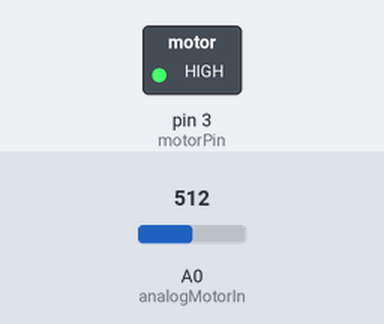
The sketch below on a simulated Arduino Uno, built with avr-gcc and run on an emulated ATmega328P. On the bench: switched loads named in the sketch (green lamp = pin HIGH). The inputs (shaded band) are chosen by the test bench; at power-on: A0 (analogMotorIn) = 512.

Above: at 3.8 s.
3.9 s: A0 (analogMotorIn) set to 6
7.8 s: A0 (analogMotorIn) set to 3
At 10.2 s:
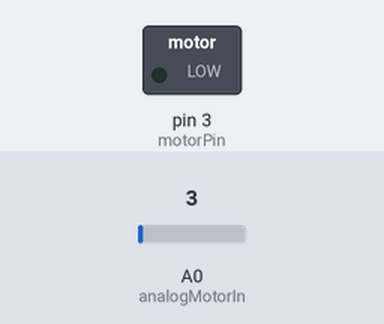
11.7 s: A0 (analogMotorIn) set to 122
At 12.5 s:
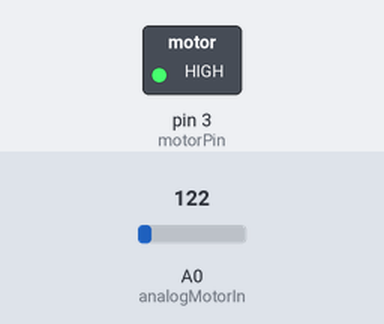
15.6 s: A0 (analogMotorIn) set to 0
At 18.3 s:
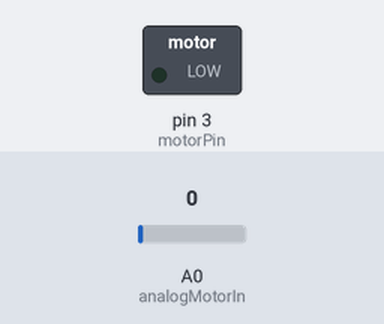
Timing chart, 0 to 19.8 s (numbered marks = the images above; inputs shaded):
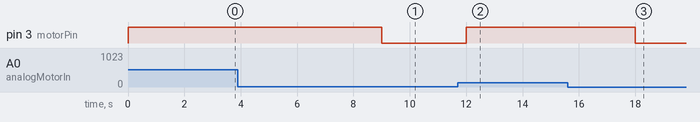

Measured:
- the behaviour switches between 5 and 4 on A0 (analogMotorIn) (found by bisection; images 0 and 1)
- after the input at 3.9 s, every drawn part: stays the same
- after the input at 7.8 s, pin 3 (motorPin): HIGH → LOW after 1.2 s
- after the input at 11.7 s, pin 3 (motorPin): LOW → HIGH after 0.30 s
- after the input at 15.6 s, pin 3 (motorPin): HIGH → LOW after 2.4 s

The sketch:

DCMotor.ino
```cpp
const int motorPin = 3;
const int analogMotorIn = 0;
int value=0;
int motorSpeed=0;
void setup() {
  // put your setup code here, to run once:

  pinMode(motorPin,OUTPUT);

}
void loop() {
  // put your main code here, to run repeatedly:
  //digitalWrite(motorPin,HIGH);
  value= analogRead(analogMotorIn);
  motorSpeed= map(value,0,1023,0,255);
    Serial.println(motorSpeed);

  digitalWrite(motorPin,motorSpeed);
  delay(3000);
}
```
